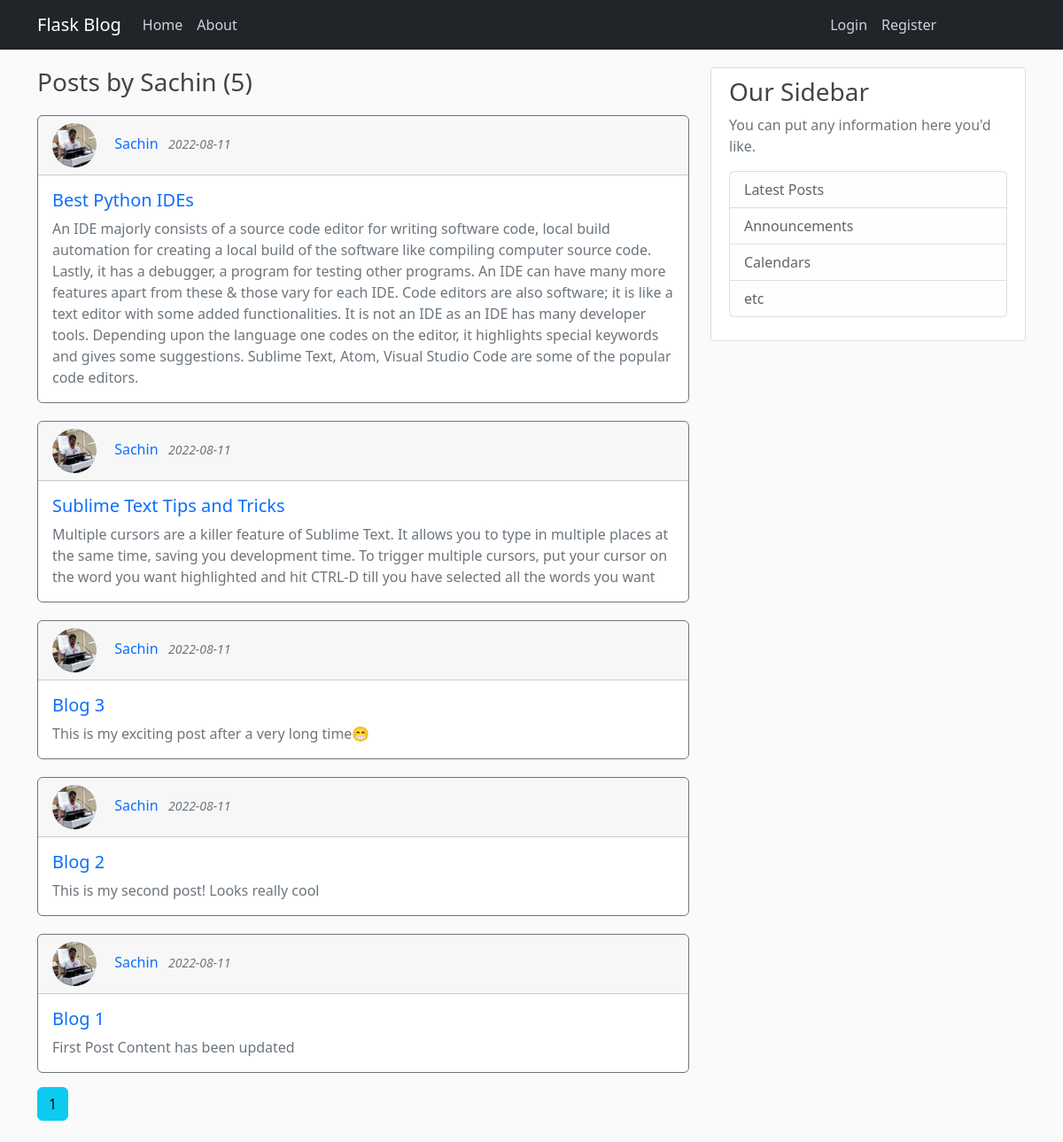
The page /user/Sachin on the database its author committed.
### flaskblog/models.py (models this page shows, shortened)
class User(db.Model, UserMixin):
    id = db.Column(db.Integer, primary_key=True)
    username = db.Column(db.String(20), unique=True, nullable=False)
    email = db.Column(db.String(120), unique=True, nullable=False)
    image_file = db.Column(db.String(20), nullable=False,
                           default='default.jpg')
    password = db.Column(db.String(60), nullable=False)
    posts = db.relationship('Post', backref='author', lazy=True)

class Post(db.Model):
    id = db.Column(db.Integer, primary_key=True)
    title = db.Column(db.String(100), nullable=False)
    date_posted = db.Column(db.DateTime, nullable=False,
                            default=datetime.utcnow)
    content = db.Column(db.Text, nullable=False)
    user_id = db.Column(db.Integer, db.ForeignKey('user.id'), nullable=False)

### flaskblog/users/routes.py (the view)
@users.route("/user/<string:username>")
def user_posts(username):
    page = request.args.get('page', 1, type=int)
    user = User.query.filter_by(username=username).first_or_404()
    posts = Post.query.filter_by(author=user)\
        .order_by(Post.date_posted.desc())\
        .paginate(page=page, per_page=5)
    return render_template('user_posts.html', posts=posts, user=user)

### flaskblog/templates/user_posts.html
{% extends "layout.html" %} {% block content %}
<h3 class="mb-3" style="margin-top: 20px">
  Posts by {{ user.username }} ({{ posts.total }})
</h3>
{% for post in posts.items %}
<div
  class="card border-secondary mb-3"
  style="max-width: 100%; margin-top: 20px"
>
  <div class="card-header">
    <img
      class="rounded-circle article-img"
      src="{{ url_for('static', filename='profile_pics/' + post.author.image_file) }}"
      style="width: 50px; height: 50px"
    />
    <a
      href="{{ url_for('users.user_posts', username=post.author.username) }}"
      style="text-decoration: none"
      >{{ post.author.username }}</a
    >
    <small class="text-muted"
      >&nbsp;&nbsp;<i>{{ post.date_posted.strftime('%Y-%m-%d') }}</i></small
    >
  </div>
  <div class="card-body text-secondary">
    <h5 class="card-title">
      <a
        href="{{ url_for('posts.post', post_id=post.id) }}"
        style="text-decoration: none"
        >{{ post.title }}</a
      >
    </h5>
    <p class="card-text">{{ post.content }}</p>
  </div>
</div>
{% endfor %} {% for page_num in posts.iter_pages(left_edge=1, right_edge=1,
left_current=1, right_current=2) %} {% if page_num %} {% if page_num ==
posts.page %}
<a
  class="btn btn-info mb-4"
  href="{{ url_for('users.user_posts', username=user.username, page=page_num) }}"
  >{{ page_num }}</a
>
{% else %}
<a
  class="btn btn-outline-info mb-4"
  href="{{ url_for('users.user_posts', username=user.username, page=page_num) }}"
  >{{ page_num }}</a
>
{% endif %} {% else %} ... {% endif %} {% endfor %} {% endblock content %}

### flaskblog/static/main.css (style rules this page uses)
body { background: #fafafa; color: #333333; margin-top: 5rem; }
h1, h2, h3, h4, h5, h6 { color: #444444; }
.article-img { height: 65px; width: 65px; margin-right: 16px; }

### rows shown on the page
User: username "Sachin"
Post: image_file (picture), author.username "Sachin", date_posted "2022-08-11", title "Best Python IDEs", content "An IDE majorly consists of a source code editor for writing software code, local build automation for creating a local build of the software like compiling computer source code. Lastly, it has a debugger, a program for testing other programs. An IDE can have many more features apart from these & those vary for each IDE. Code editors are also software; it is like a text editor with some added functionalities. It is not an IDE as an IDE has many developer tools. Depending upon the language one codes on the editor, it highlights special keywords and gives some suggestions. Sublime Text, Atom, Visual Studio Code are some of the popular code editors."
Post: image_file (picture), author.username "Sachin", date_posted "2022-08-11", title "Sublime Text Tips and Tricks", content "Multiple cursors are a killer feature of Sublime Text. It allows you to type in multiple places at the same time, saving you development time. To trigger multiple cursors, put your cursor on the word you want highlighted and hit CTRL-D till you have selected all the words you want"
Post: image_file (picture), author.username "Sachin", date_posted "2022-08-11", title "Blog 3", content "This is my exciting post after a very long time😁"
Post: image_file (picture), author.username "Sachin", date_posted "2022-08-11", title "Blog 2", content "This is my second post! Looks really cool"
Post: image_file (picture), author.username "Sachin", date_posted "2022-08-11", title "Blog 1", content "First Post Content has been updated"

### other values the page prints
{{ posts.total }} "5"
{{ page_num }} "1"
